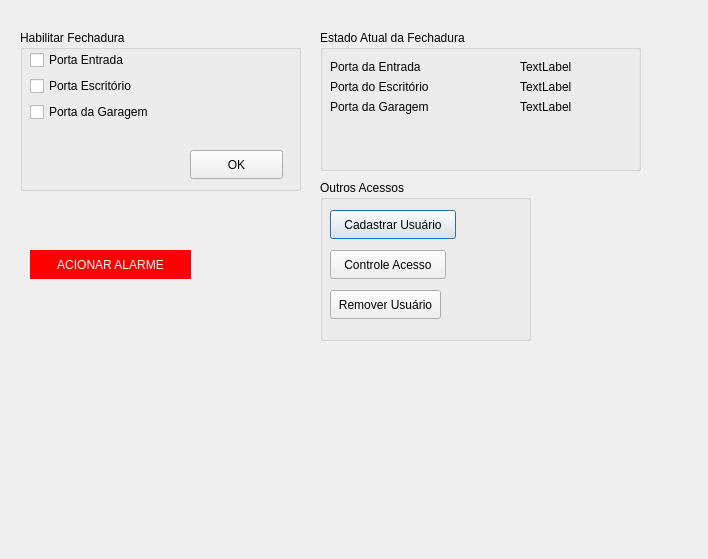
<?xml version="1.0" encoding="UTF-8"?>
<ui version="4.0">
 <class>ControleAgente</class>
 <widget class="QDialog" name="ControleAgente">
  <property name="geometry">
   <rect>
    <x>0</x>
    <y>0</y>
    <width>708</width>
    <height>559</height>
   </rect>
  </property>
  <property name="windowTitle">
   <string>Dialog</string>
  </property>
  <widget class="QGroupBox" name="groupBox_3">
   <property name="geometry">
    <rect>
     <x>320</x>
     <y>180</y>
     <width>211</width>
     <height>161</height>
    </rect>
   </property>
   <property name="title">
    <string>Outros Acessos</string>
   </property>
   <widget class="QPushButton" name="btnCadastrarUsuario">
    <property name="geometry">
     <rect>
      <x>10</x>
      <y>30</y>
      <width>126</width>
      <height>29</height>
     </rect>
    </property>
    <property name="text">
     <string>Cadastrar Usuário</string>
    </property>
   </widget>
   <widget class="QPushButton" name="btnControleAcesso">
    <property name="geometry">
     <rect>
      <x>10</x>
      <y>70</y>
      <width>116</width>
      <height>29</height>
     </rect>
    </property>
    <property name="text">
     <string>Controle Acesso</string>
    </property>
   </widget>
   <widget class="QPushButton" name="btnRemoverUsuario">
    <property name="geometry">
     <rect>
      <x>10</x>
      <y>110</y>
      <width>111</width>
      <height>29</height>
     </rect>
    </property>
    <property name="text">
     <string>Remover Usuário</string>
    </property>
   </widget>
  </widget>
  <widget class="QGroupBox" name="groupBox_4">
   <property name="geometry">
    <rect>
     <x>20</x>
     <y>30</y>
     <width>281</width>
     <height>161</height>
    </rect>
   </property>
   <property name="title">
    <string>Habilitar Fechadura</string>
   </property>
   <widget class="QWidget" name="layoutWidget">
    <property name="geometry">
     <rect>
      <x>10</x>
      <y>20</y>
      <width>156</width>
      <height>95</height>
     </rect>
    </property>
    <layout class="QFormLayout" name="formLayout_3">
     <item row="2" column="0">
      <widget class="QCheckBox" name="checkBoxGaragem">
       <property name="text">
        <string>Porta da Garagem</string>
       </property>
      </widget>
     </item>
     <item row="0" column="0">
      <widget class="QCheckBox" name="checkBoxEntrada">
       <property name="text">
        <string>Porta Entrada</string>
       </property>
      </widget>
     </item>
     <item row="1" column="0">
      <widget class="QCheckBox" name="checkBoxEscritorio">
       <property name="text">
        <string>Porta Escritório</string>
       </property>
      </widget>
     </item>
    </layout>
   </widget>
   <widget class="QPushButton" name="btnHabilitarFechadura_2">
    <property name="geometry">
     <rect>
      <x>170</x>
      <y>120</y>
      <width>93</width>
      <height>29</height>
     </rect>
    </property>
    <property name="text">
     <string>OK</string>
    </property>
   </widget>
  </widget>
  <widget class="QGroupBox" name="groupBox_2">
   <property name="geometry">
    <rect>
     <x>320</x>
     <y>30</y>
     <width>321</width>
     <height>141</height>
    </rect>
   </property>
   <property name="title">
    <string>Estado Atual da Fechadura</string>
   </property>
   <widget class="QWidget" name="layoutWidget">
    <property name="geometry">
     <rect>
      <x>10</x>
      <y>30</y>
      <width>131</width>
      <height>76</height>
     </rect>
    </property>
    <layout class="QFormLayout" name="formLayout_4">
     <item row="1" column="0">
      <widget class="QLabel" name="label_2">
       <property name="text">
        <string>Porta do Escritório</string>
       </property>
      </widget>
     </item>
     <item row="0" column="0">
      <widget class="QLabel" name="label">
       <property name="text">
        <string>Porta da Entrada</string>
       </property>
      </widget>
     </item>
     <item row="2" column="0">
      <widget class="QLabel" name="label_3">
       <property name="text">
        <string>Porta da Garagem</string>
       </property>
      </widget>
     </item>
    </layout>
   </widget>
   <widget class="QWidget" name="layoutWidget">
    <property name="geometry">
     <rect>
      <x>200</x>
      <y>30</y>
      <width>72</width>
      <height>76</height>
     </rect>
    </property>
    <layout class="QFormLayout" name="formLayout_5">
     <item row="0" column="0">
      <widget class="QLabel" name="labelEntrada">
       <property name="text">
        <string>TextLabel</string>
       </property>
      </widget>
     </item>
     <item row="1" column="0">
      <widget class="QLabel" name="labelEscritorio">
       <property name="text">
        <string>TextLabel</string>
       </property>
      </widget>
     </item>
     <item row="2" column="0">
      <widget class="QLabel" name="labelGaragem">
       <property name="text">
        <string>TextLabel</string>
       </property>
      </widget>
     </item>
    </layout>
   </widget>
  </widget>
  <widget class="QPushButton" name="btnAcionarAlarmeGeral">
   <property name="geometry">
    <rect>
     <x>30</x>
     <y>250</y>
     <width>161</width>
     <height>29</height>
    </rect>
   </property>
   <property name="styleSheet">
    <string notr="true">#btnAcionarAlarmeGeral{
	background-color:#ff0000;
	color:#ffffff;
	border-radius:50px;
}</string>
   </property>
   <property name="text">
    <string>ACIONAR ALARME</string>
   </property>
  </widget>
  <widget class="QWidget" name="layoutWidget">
   <property name="geometry">
    <rect>
     <x>0</x>
     <y>0</y>
     <width>2</width>
     <height>2</height>
    </rect>
   </property>
   <layout class="QFormLayout" name="formLayout_2"/>
  </widget>
 </widget>
 <resources/>
 <connections/>
</ui>
